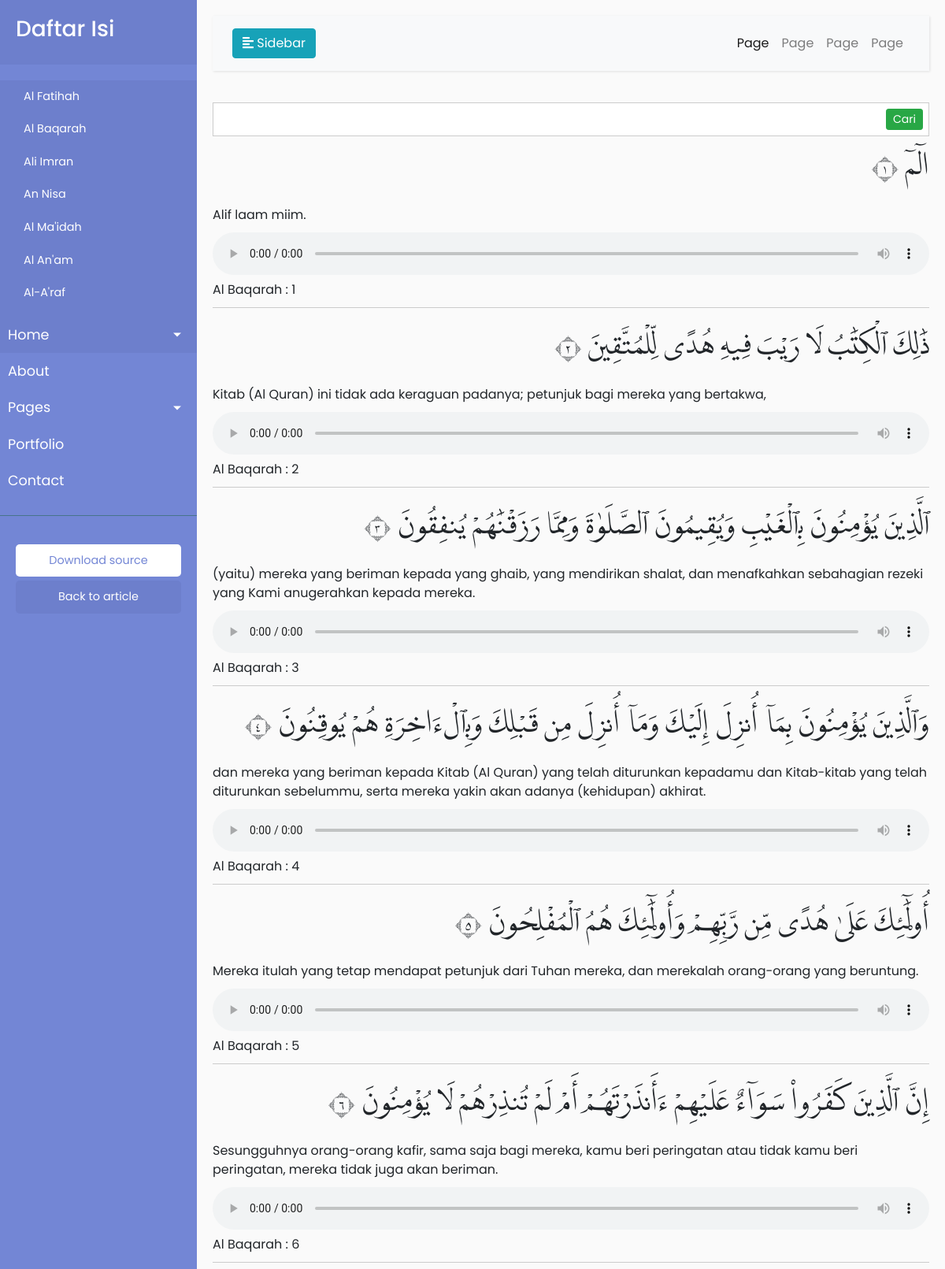
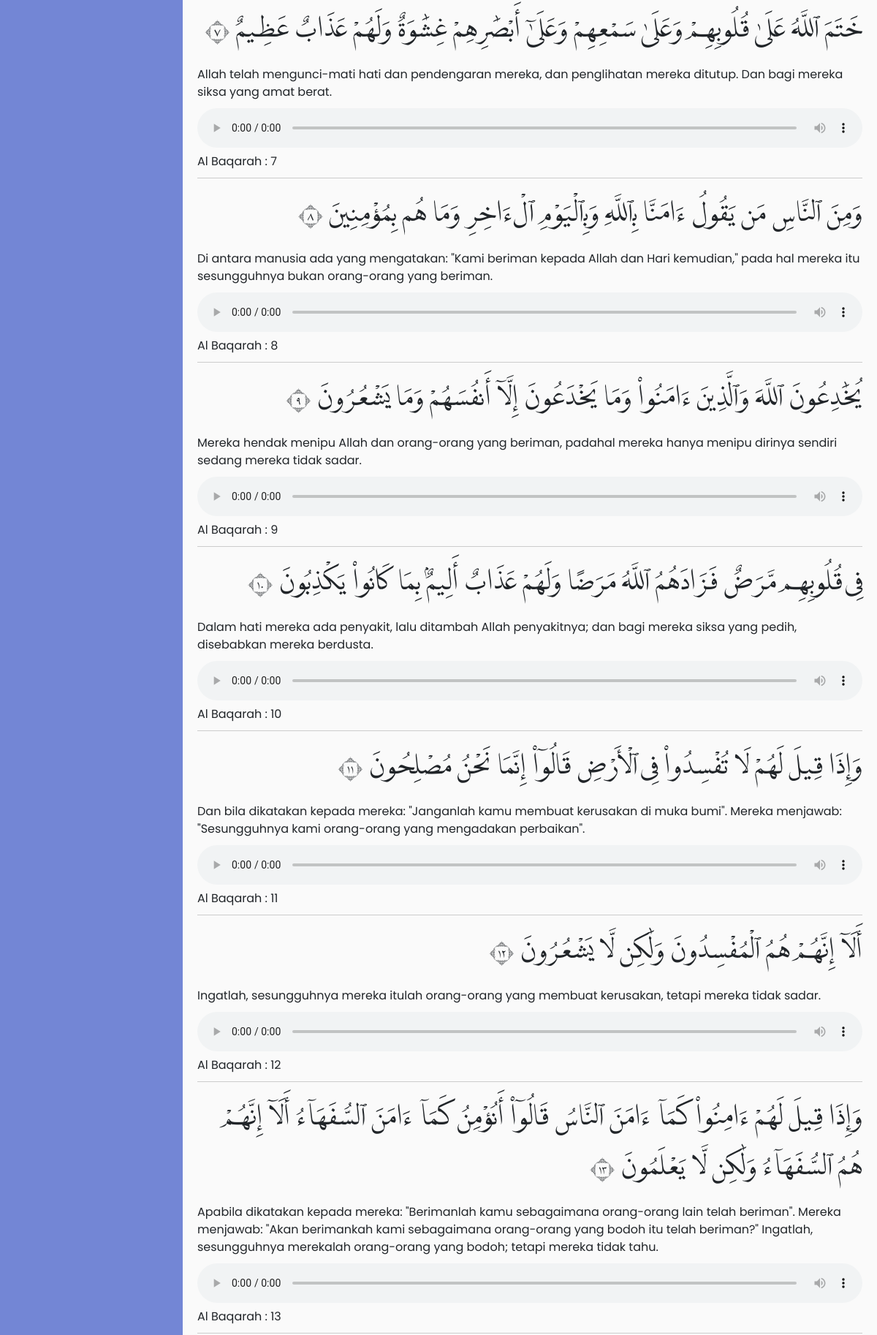
Page /?s=2 (upper part) on the committed database (2 pictures, top to bottom).
### tables this page shows
CREATE TABLE `quran_ayat` (
  `ayat_key` varchar(7) NOT NULL,
  `surat` int(3) NOT NULL DEFAULT 0,
  `ayat` int(3) NOT NULL DEFAULT 0,
  `text` text NOT NULL,
  `simple` text DEFAULT NULL,
  `juz` smallint(2) DEFAULT NULL,
  `hezb` smallint(3) DEFAULT NULL,
  `page` smallint(3) DEFAULT NULL,
  `rub` int(10) DEFAULT NULL
);

CREATE TABLE `quran_translation` (
  `translation_id` bigint(20) NOT NULL,
  `ayat_key` varchar(7) NOT NULL,
  `translation_key` varchar(20) NOT NULL,
  `surat` int(11) NOT NULL,
  `ayat` int(11) NOT NULL,
  `translation` text NOT NULL
);

### index.php (the view, shortened to what this page needs)
<?php
require_once dirname(__FILE__)."/quran.php";
$q = @$_GET['q'];
$s = @$_GET['s'];
$serverName = "localhost";
$port = 3306;
$username = "quran";
$password = "quran";
$databaseName = "quran";
$tableAyat = "quran_ayat";
$tableTranslation = "quran_translation";
$quran = new Quran($serverName, $port, $username, $password, $databaseName, $tableAyat, $tableTranslation);
$quran->connect();
if($q != '')
{
    $result = $quran->search($q, 68, true, true);
}
else if($s != '')
{
    $result = $quran->getAyat($s, 68);
}
else
{
    $result = $quran->getAyat(1, 68);
}
?>
<!DOCTYPE html>
<html lang="en">
<head>
    <link rel="stylesheet" href="https://stackpath.bootstrapcdn.com/bootstrap/4.1.0/css/bootstrap.min.css"
>
    <link rel='stylesheet' href='https://stackpath.bootstrapcdn.com/bootstrap/4.1.0/css/bootstrap.min.css'>
    <link rel="stylesheet" href="css/style.css">
</head>
<body translate="no">
    <div class="wrapper">
        <nav id="sidebar">
            <div class="sidebar-header">
                <h3>Daftar Isi</h3>
            </div>
            <ul class="list-unstyled components">
                <div class="list-surat">
                    <ul>
                        <?php echo $quran->buildMenu();
                        ?>
                    </ul>
                </div>
                <li class="active">
                    <a href="#homeSubmenu" data-toggle="collapse" aria-expanded="false" class="dropdown-toggle">Home</a>
                </li>
                <li>
                    <a href="#">About</a>
                </li>
                <li>
                    <a href="#pageSubmenu" data-toggle="collapse" aria-expanded="false"
                        class="dropdown-toggle">Pages</a>
                </li>
                <li>
                    <a href="#">Portfolio</a>
                </li>
                <li>
                    <a href="#">Contact</a>
                </li>
            </ul>
            <ul class="list-unstyled CTAs">
                <li>
                    <a href="https://github.com/kamshory/Al-Quran" class="download">Download source</a>
                </li>
                <li>
                    <a href="https://github.com/kamshory/Al-Quran" class="article">Back to article</a>
                </li>
            </ul>
        </nav>
        <div id="content">
            <nav class="navbar navbar-expand-lg navbar-light bg-light">
                <div class="container-fluid">
                    <button type="button" id="sidebarCollapse" class="btn btn-info">
                        <i class="fas fa-align-left"></i>
                        <span>Sidebar</span>
                    </button>
                    <div class="collapse navbar-collapse" id="navbarSupportedContent">
                        <ul class="nav navbar-nav ml-auto">
                            <li class="nav-item active">
                                <a class="nav-link" href="#">Page</a>
                            </li>
                            <li class="nav-item">
                                <a class="nav-link" href="#">Page</a>
                            </li>
                            <li class="nav-item">
                                <a class="nav-link" href="#">Page</a>
                            </li>
                            <li class="nav-item">
                                <a class="nav-link" href="#">Page</a>
                            </li>
                        </ul>
                    </div>
                </div>
            </nav>
            <div class="search-form">
                <form action="" method="get">
                    <input type="text" name="q" id="q" value="<?php echo htmlspecialchars($q);?>" autocomplete="off">
                    <input type="submit" value="Cari" class="btn btn-sm btn-success">
                </form>
            </div>
            <?php
    foreach($result as $data)
    {
        ?>
            <div class="ayat-item">
                <div class="text arab">
                    <?php
            echo $data['text'];
            echo ' '.$quran->arabicNumber($data['ayat']);
            ?>
                </div>
                <div class="text translation">
                    <?php
            echo $data['translation'];
            ?>
                </div>
                <div class="sound">
                    <audio onended="endAudio(this)"
                        src="sounds/<?php echo str_replace(':', '', $data['ayat_key']);?>.mp3" controls></audio>
                </div>
                <div class="ayat-label">
                    <a href="./?s=<?php echo $data['surat'];?>">
                    <?php
                    echo $quran->getAyatLabel($data['ayat_key']);
                ?>
                    </a>
                </div>
            </div>
            <?php
    }
    ?>
        </div>
    </div>
</body>
</html>

### css/style.css (style rules this page uses)
body { font-family: 'Poppins', sans-serif; background: #fafafa; }
.navbar { padding: 15px 10px; background: #fff; border: none; border-radius: 0; margin-bottom: 40px; box-shadow: 1px 1px 3px rgba(0, 0, 0, 0.1); }
.wrapper { display: flex; width: 100%; align-items: stretch; }
#sidebar { min-width: 250px; max-width: 250px; background: #7386D5; color: #fff; transition: all 0.3s; }
#sidebar .sidebar-header { padding: 20px; background: #6d7fcc; }
#sidebar ul.components { padding: 20px 0; border-bottom: 1px solid #47748b; }
#sidebar ul li.active>a, a[aria-expanded="true"] { color: #fff; background: #6d7fcc; }
a[data-toggle="collapse"] { position: relative; }
.dropdown-toggle::after { display: block; position: absolute; top: 50%; right: 20px; transform: translateY(-50%); }
ul.CTAs { padding: 20px; }
ul.CTAs a { text-align: center; font-size: 0.9em !important; display: block; border-radius: 5px; margin-bottom: 5px; }
a.download { background: #fff; color: #7386D5; }
a.article, a.article:hover { background: #6d7fcc !important; color: #fff !important; }
#content { width: 100%; padding: 20px; min-height: 100vh; transition: all 0.3s; }
.list-surat ul { margin: 0; padding: 0; list-style-type: none; max-height: 300px; overflow: auto; }
.ayat-item { border-bottom: 1px solid #CCCCCC; padding-bottom: 10px; margin-bottom: 10px; }
.ayat-item audio { width: 100%; box-sizing: border-box; }
.arab { direction: rtl; font-size: 34px; line-height: 200%; font-family: fontArab, "Traditional Arabic", Tahoma, sans-serif; font-weight: normal; text-align: right; padding: 5px 0px; }
.translation { line-height: 150%; padding: 10px 0px; }
.search-form { position: relative; }
.search-form input[type="text"] { width: 100%; box-sizing: border-box; padding: 10px 60px 10px 15px; font-size: 14px; border: 1px solid #CCCCCC; }
.search-form input[type="submit"] { position: absolute; right: 8px; top: 8px; padding: 2px 8px; font-size: 14px; }

### rows in the picture
quran_ayat: text "الٓمٓ", ayat "١", quran_translation.translation "Alif laam miim.", ayat_key "Al Baqarah : 1"
quran_ayat: text "ذَٰلِكَ ٱلْكِتَٰبُ لَا رَيْبَ فِيهِ هُدًى لِّلْمُتَّقِينَ", ayat "٢", quran_translation.translation "Kitab (Al Quran) ini tidak ada keraguan padanya; petunjuk bagi mereka yang bertakwa,", ayat_key "Al Baqarah : 2"
quran_ayat: text "ٱلَّذِينَ يُؤْمِنُونَ بِٱلْغَيْبِ وَيُقِيمُونَ ٱلصَّلَوٰةَ وَمِمَّا رَزَقْنَٰهُمْ يُنفِقُونَ", ayat "٣", quran_translation.translation "(yaitu) mereka yang beriman kepada yang ghaib, yang mendirikan shalat, dan menafkahkan sebahagian rezeki yang Kami anugerahkan kepada mereka.", ayat_key "Al Baqarah : 3"
quran_ayat: text "وَٱلَّذِينَ يُؤْمِنُونَ بِمَآ أُنزِلَ إِلَيْكَ وَمَآ أُنزِلَ مِن قَبْلِكَ وَبِٱلْءَاخِرَةِ هُمْ يُوقِنُونَ", ayat "٤", quran_translation.translation "dan mereka yang beriman kepada Kitab (Al Quran) yang telah diturunkan kepadamu dan Kitab-kitab yang telah diturunkan sebelummu, serta mereka yakin akan adanya (kehidupan) akhirat.", ayat_key "Al Baqarah : 4"
quran_ayat: text "أُو۟لَٰٓئِكَ عَلَىٰ هُدًى مِّن رَّبِّهِمْ وَأُو۟لَٰٓئِكَ هُمُ ٱلْمُفْلِحُونَ", ayat "٥", quran_translation.translation "Mereka itulah yang tetap mendapat petunjuk dari Tuhan mereka, dan merekalah orang-orang yang beruntung.", ayat_key "Al Baqarah : 5"
quran_ayat: text "إِنَّ ٱلَّذِينَ كَفَرُوا۟ سَوَآءٌ عَلَيْهِمْ ءَأَنذَرْتَهُمْ أَمْ لَمْ تُنذِرْهُمْ لَا يُؤْمِنُونَ", ayat "٦", quran_translation.translation "Sesungguhnya orang-orang kafir, sama saja bagi mereka, kamu beri peringatan atau tidak kamu beri peringatan, mereka tidak juga akan beriman.", ayat_key "Al Baqarah : 6"
quran_ayat: text "خَتَمَ ٱللَّهُ عَلَىٰ قُلُوبِهِمْ وَعَلَىٰ سَمْعِهِمْ وَعَلَىٰٓ أَبْصَٰرِهِمْ غِشَٰوَةٌ وَلَهُمْ عَذَابٌ عَظِيمٌ", ayat "٧", quran_translation.translation "Allah telah mengunci-mati hati dan pendengaran mereka, dan penglihatan mereka ditutup. Dan bagi mereka siksa yang amat berat.", ayat_key "Al Baqarah : 7"
quran_ayat: text "وَمِنَ ٱلنَّاسِ مَن يَقُولُ ءَامَنَّا بِٱللَّهِ وَبِٱلْيَوْمِ ٱلْءَاخِرِ وَمَا هُم بِمُؤْمِنِينَ", ayat "٨", quran_translation.translation "Di antara manusia ada yang mengatakan: \"Kami beriman kepada Allah dan Hari kemudian,\" pada hal mereka itu sesungguhnya bukan orang-orang yang beriman.", ayat_key "Al Baqarah : 8"
quran_ayat: text "يُخَٰدِعُونَ ٱللَّهَ وَٱلَّذِينَ ءَامَنُوا۟ وَمَا يَخْدَعُونَ إِلَّآ أَنفُسَهُمْ وَمَا يَشْعُرُونَ", ayat "٩", quran_translation.translation "Mereka hendak menipu Allah dan orang-orang yang beriman, padahal mereka hanya menipu dirinya sendiri sedang mereka tidak sadar.", ayat_key "Al Baqarah : 9"
quran_ayat: text "فِى قُلُوبِهِم مَّرَضٌ فَزَادَهُمُ ٱللَّهُ مَرَضًا وَلَهُمْ عَذَابٌ أَلِيمٌۢ بِمَا كَانُوا۟ يَكْذِبُونَ", ayat "١٠", quran_translation.translation "Dalam hati mereka ada penyakit, lalu ditambah Allah penyakitnya; dan bagi mereka siksa yang pedih, disebabkan mereka berdusta.", ayat_key "Al Baqarah : 10"
quran_ayat: text "وَإِذَا قِيلَ لَهُمْ لَا تُفْسِدُوا۟ فِى ٱلْأَرْضِ قَالُوٓا۟ إِنَّمَا نَحْنُ مُصْلِحُونَ", ayat "١١", quran_translation.translation "Dan bila dikatakan kepada mereka: \"Janganlah kamu membuat kerusakan di muka bumi\". Mereka menjawab: \"Sesungguhnya kami orang-orang yang mengadakan perbaikan\".", ayat_key "Al Baqarah : 11"
quran_ayat: text "أَلَآ إِنَّهُمْ هُمُ ٱلْمُفْسِدُونَ وَلَٰكِن لَّا يَشْعُرُونَ", ayat "١٢", quran_translation.translation "Ingatlah, sesungguhnya mereka itulah orang-orang yang membuat kerusakan, tetapi mereka tidak sadar.", ayat_key "Al Baqarah : 12"
quran_ayat: text "وَإِذَا قِيلَ لَهُمْ ءَامِنُوا۟ كَمَآ ءَامَنَ ٱلنَّاسُ قَالُوٓا۟ أَنُؤْمِنُ كَمَآ ءَامَنَ ٱلسُّفَهَآءُ أَلَآ إِنَّهُمْ هُمُ ٱلسُّفَهَآءُ وَلَٰكِن لَّا يَعْلَمُونَ", ayat "١٣", quran_translation.translation "Apabila dikatakan kepada mereka: \"Berimanlah kamu sebagaimana orang-orang lain telah beriman\". Mereka menjawab: \"Akan berimankah kami sebagaimana orang-orang yang bodoh itu telah beriman?\" Ingatlah, sesungguhnya merekalah orang-orang yang bodoh; tetapi mereka tidak tahu.", ayat_key "Al Baqarah : 13"

### other values in the picture
$names[0] "Al Fatihah"
$names[0] "Al Baqarah"
$names[0] "Ali Imran"
$names[0] "An Nisa"
$names[0] "Al Ma'idah"
$names[0] "Al An'am"
$names[0] "Al-A'raf"
